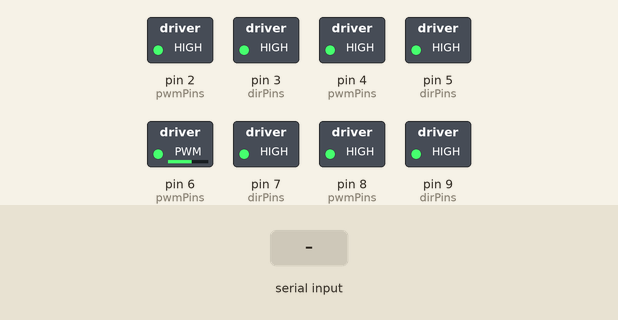
Bench run of a sketch on a simulated Arduino Uno, built with avr-gcc and run on an emulated ATmega328P. Shown: switched loads named in the sketch (green lamp = pin HIGH). Inputs (shaded band) come from the test bench. What the sketch prints to the serial monitor is not drawn.

Above: at 0.6 s.
At 12.9 s:
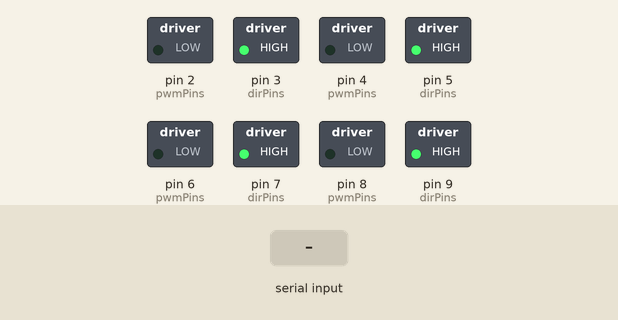
13.0 s: "MOVE 90 45 200 10\n" received over Serial
At 14.2 s:
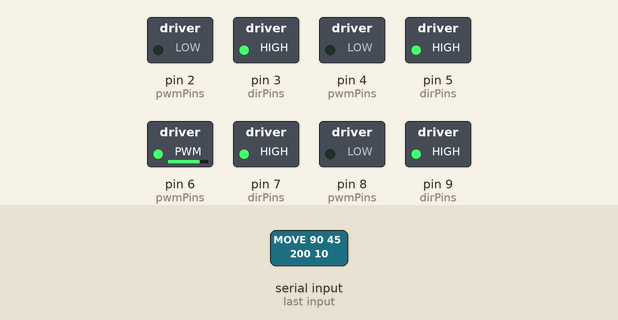
14.5 s: "MOVE\n" received over Serial
Timing chart, 0 to 17.5 s (numbered marks = the images above; inputs shaded):
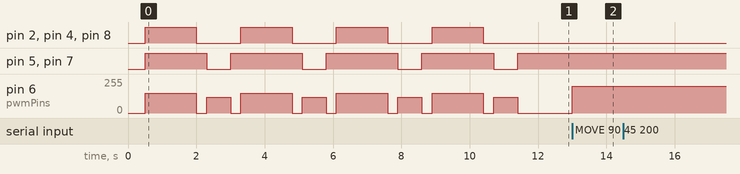

Measured:
- after the input at 13.0 s, pin 6 (pwmPins): 0/255 → 200/255 at once
- after the input at 14.5 s, every drawn part: stays the same

The sketch:

opencr.ino
```cpp
#include "mecanum.h"

// --- Tune these to match your robot's actual speed/geometry ---
#define DRIVE_SPEED   150   // PWM 0-255
#define TURN_SPEED    120   // PWM 0-255
#define DRIVE_MS     1500   // ms to travel one side of the square
#define TURN_MS       700   // ms to rotate ~90 degrees
#define PAUSE_MS      300   // brief stop between moves

void squareDrive() {
    for (int side = 0; side < 4; side++) {
        setWheels(DRIVE_SPEED, DRIVE_SPEED, DRIVE_SPEED, DRIVE_SPEED);
        delay(DRIVE_MS);
        stopWheels();
        delay(PAUSE_MS);

        // Clockwise ~90°
        setWheels(TURN_SPEED, -TURN_SPEED, -TURN_SPEED, TURN_SPEED);
        delay(TURN_MS);
        stopWheels();
        delay(PAUSE_MS);
    }
}

// Serial command listener
// Format: "MOVE <fl> <fr> <bl> <br>\n"  (values -255..255)
void handleSerial() {
    if (Serial.available() == 0) return;

    String line = Serial.readStringUntil('\n');
    line.trim();

    if (!line.startsWith("MOVE")) return;

    int fl, fr, bl, br;
    if (sscanf(line.c_str(), "MOVE %d %d %d %d", &fl, &fr, &bl, &br) == 4) {
        setWheels(fl, fr, bl, br);
        Serial.println("OK");
    } else {
        Serial.println("ERR bad format");
    }
}

void setup() {
    Serial.begin(115200);
    motorInit();
    delay(500);

    Serial.println("mobile-robo opencr ready");
    squareDrive();
    Serial.println("square done — waiting for commands");
}

void loop() {
    handleSerial();
}
```

mecanum.h
```cpp
#pragma once
#include <Arduino.h>

// Motor pin assignments — adjust to match your OpenCR wiring.
// These assume PWM + direction pins for a generic H-bridge.
// Replace driveMotor() with your actual driver API if using Dynamixel.

#define M1_PWM  2   // FL
#define M1_DIR  3
#define M2_PWM  4   // FR
#define M2_DIR  5
#define M3_PWM  6   // BL
#define M3_DIR  7
#define M4_PWM  8   // BR
#define M4_DIR  9

inline void motorInit() {
    int pwmPins[] = {M1_PWM, M2_PWM, M3_PWM, M4_PWM};
    int dirPins[] = {M1_DIR, M2_DIR, M3_DIR, M4_DIR};
    for (int i = 0; i < 4; i++) {
        pinMode(pwmPins[i], OUTPUT);
        pinMode(dirPins[i], OUTPUT);
    }
}

inline void driveMotor(uint8_t pwmPin, uint8_t dirPin, int speed) {
    if (speed >= 0) {
        digitalWrite(dirPin, HIGH);
        analogWrite(pwmPin, constrain(speed, 0, 255));
    } else {
        digitalWrite(dirPin, LOW);
        analogWrite(pwmPin, constrain(-speed, 0, 255));
    }
}

// Layout:
//   FL (M1)  FR (M2)
//   BL (M3)  BR (M4)
//
// Forward:          all +
// Clockwise rotate: FL+  FR-  BL-  BR+
// Strafe right:     FL+  FR-  BL+  BR-
inline void setWheels(int fl, int fr, int bl, int br) {
    driveMotor(M1_PWM, M1_DIR, fl);
    driveMotor(M2_PWM, M2_DIR, fr);
    driveMotor(M3_PWM, M3_DIR, bl);
    driveMotor(M4_PWM, M4_DIR, br);
}

inline void stopWheels() { setWheels(0, 0, 0, 0); }
```
